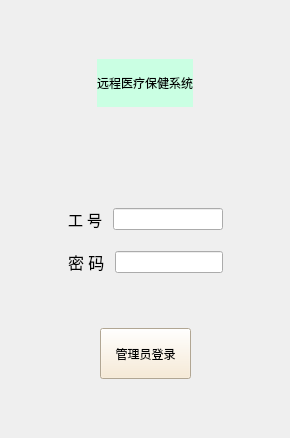
<?xml version="1.0" encoding="UTF-8"?>
<ui version="4.0">
 <class>login_Widget</class>
 <widget class="QWidget" name="login_Widget">
  <property name="geometry">
   <rect>
    <x>0</x>
    <y>0</y>
    <width>290</width>
    <height>438</height>
   </rect>
  </property>
  <property name="windowTitle">
   <string>login_Widget</string>
  </property>
  <layout class="QGridLayout" name="gridLayout">
   <item row="0" column="0">
    <layout class="QVBoxLayout" name="verticalLayout_2">
     <item>
      <spacer name="verticalSpacer">
       <property name="orientation">
        <enum>Qt::Vertical</enum>
       </property>
       <property name="sizeHint" stdset="0">
        <size>
         <width>17</width>
         <height>29</height>
        </size>
       </property>
      </spacer>
     </item>
     <item>
      <layout class="QHBoxLayout" name="horizontalLayout">
       <item>
        <spacer name="horizontalSpacer">
         <property name="orientation">
          <enum>Qt::Horizontal</enum>
         </property>
         <property name="sizeHint" stdset="0">
          <size>
           <width>40</width>
           <height>48</height>
          </size>
         </property>
        </spacer>
       </item>
       <item>
        <widget class="QLabel" name="label">
         <property name="styleSheet">
          <string notr="true">font: 14pt &quot;Agency FB&quot;;
background-color: rgb(202, 255, 227);</string>
         </property>
         <property name="text">
          <string>远程医疗保健系统</string>
         </property>
        </widget>
       </item>
       <item>
        <spacer name="horizontalSpacer_2">
         <property name="orientation">
          <enum>Qt::Horizontal</enum>
         </property>
         <property name="sizeHint" stdset="0">
          <size>
           <width>40</width>
           <height>48</height>
          </size>
         </property>
        </spacer>
       </item>
      </layout>
     </item>
     <item>
      <spacer name="verticalSpacer_6">
       <property name="orientation">
        <enum>Qt::Vertical</enum>
       </property>
       <property name="sizeHint" stdset="0">
        <size>
         <width>243</width>
         <height>30</height>
        </size>
       </property>
      </spacer>
     </item>
     <item>
      <spacer name="verticalSpacer_2">
       <property name="orientation">
        <enum>Qt::Vertical</enum>
       </property>
       <property name="sizeHint" stdset="0">
        <size>
         <width>17</width>
         <height>13</height>
        </size>
       </property>
      </spacer>
     </item>
     <item>
      <layout class="QHBoxLayout" name="horizontalLayout_4">
       <item>
        <spacer name="horizontalSpacer_7">
         <property name="orientation">
          <enum>Qt::Horizontal</enum>
         </property>
         <property name="sizeHint" stdset="0">
          <size>
           <width>18</width>
           <height>28</height>
          </size>
         </property>
        </spacer>
       </item>
       <item>
        <layout class="QVBoxLayout" name="verticalLayout">
         <item>
          <layout class="QHBoxLayout" name="horizontalLayout_3">
           <item>
            <widget class="QLabel" name="label_2">
             <property name="styleSheet">
              <string notr="true">font: 9pt &quot;楷体&quot;;</string>
             </property>
             <property name="text">
              <string>&lt;html&gt;&lt;head/&gt;&lt;body&gt;&lt;p&gt;&lt;span style=&quot; font-size:11pt;&quot;&gt;工 号 &lt;/span&gt;&lt;/p&gt;&lt;/body&gt;&lt;/html&gt;</string>
             </property>
            </widget>
           </item>
           <item>
            <widget class="QLineEdit" name="lineEdit_id">
             <property name="echoMode">
              <enum>QLineEdit::Normal</enum>
             </property>
            </widget>
           </item>
          </layout>
         </item>
         <item>
          <spacer name="verticalSpacer_3">
           <property name="orientation">
            <enum>Qt::Vertical</enum>
           </property>
           <property name="sizeHint" stdset="0">
            <size>
             <width>17</width>
             <height>13</height>
            </size>
           </property>
          </spacer>
         </item>
         <item>
          <layout class="QHBoxLayout" name="horizontalLayout_2">
           <item>
            <widget class="QLabel" name="label_3">
             <property name="styleSheet">
              <string notr="true">font: 9pt &quot;楷体&quot;;</string>
             </property>
             <property name="text">
              <string>&lt;html&gt;&lt;head/&gt;&lt;body&gt;&lt;p&gt;&lt;span style=&quot; font-size:12pt;&quot;&gt;密 码 &lt;/span&gt;&lt;/p&gt;&lt;/body&gt;&lt;/html&gt;</string>
             </property>
            </widget>
           </item>
           <item>
            <widget class="QLineEdit" name="password">
             <property name="echoMode">
              <enum>QLineEdit::Password</enum>
             </property>
            </widget>
           </item>
          </layout>
         </item>
        </layout>
       </item>
       <item>
        <spacer name="horizontalSpacer_6">
         <property name="orientation">
          <enum>Qt::Horizontal</enum>
         </property>
         <property name="sizeHint" stdset="0">
          <size>
           <width>40</width>
           <height>28</height>
          </size>
         </property>
        </spacer>
       </item>
      </layout>
     </item>
     <item>
      <spacer name="verticalSpacer_4">
       <property name="orientation">
        <enum>Qt::Vertical</enum>
       </property>
       <property name="sizeHint" stdset="0">
        <size>
         <width>17</width>
         <height>13</height>
        </size>
       </property>
      </spacer>
     </item>
     <item>
      <layout class="QHBoxLayout" name="horizontalLayout_5">
       <item>
        <spacer name="horizontalSpacer_3">
         <property name="orientation">
          <enum>Qt::Horizontal</enum>
         </property>
         <property name="sizeHint" stdset="0">
          <size>
           <width>40</width>
           <height>20</height>
          </size>
         </property>
        </spacer>
       </item>
       <item>
        <widget class="QPushButton" name="pushButton">
         <property name="minimumSize">
          <size>
           <width>91</width>
           <height>51</height>
          </size>
         </property>
         <property name="styleSheet">
          <string notr="true">font: 12pt &quot;宋体&quot;;
background-color: rgb(248, 232, 206);</string>
         </property>
         <property name="text">
          <string>管理员登录</string>
         </property>
        </widget>
       </item>
       <item>
        <spacer name="horizontalSpacer_4">
         <property name="orientation">
          <enum>Qt::Horizontal</enum>
         </property>
         <property name="sizeHint" stdset="0">
          <size>
           <width>58</width>
           <height>28</height>
          </size>
         </property>
        </spacer>
       </item>
      </layout>
     </item>
     <item>
      <spacer name="verticalSpacer_5">
       <property name="orientation">
        <enum>Qt::Vertical</enum>
       </property>
       <property name="sizeHint" stdset="0">
        <size>
         <width>17</width>
         <height>13</height>
        </size>
       </property>
      </spacer>
     </item>
    </layout>
   </item>
  </layout>
 </widget>
 <resources/>
 <connections/>
</ui>
